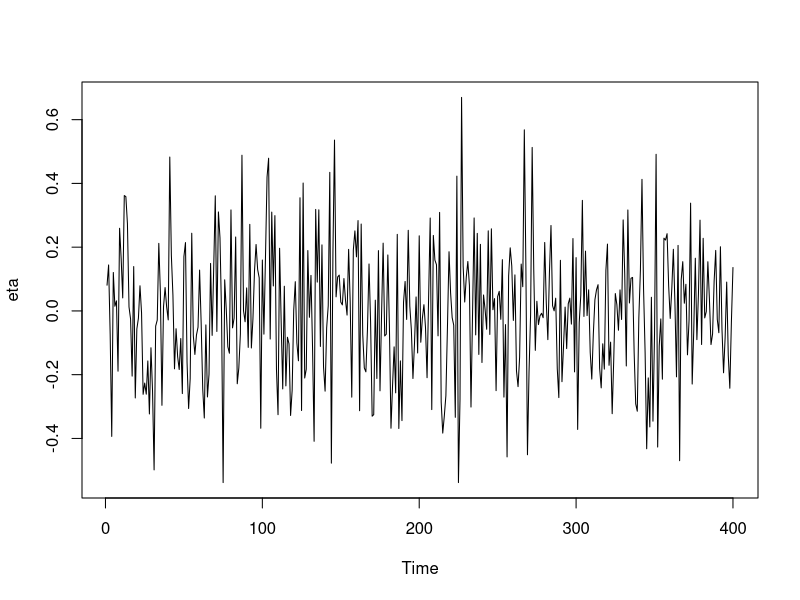
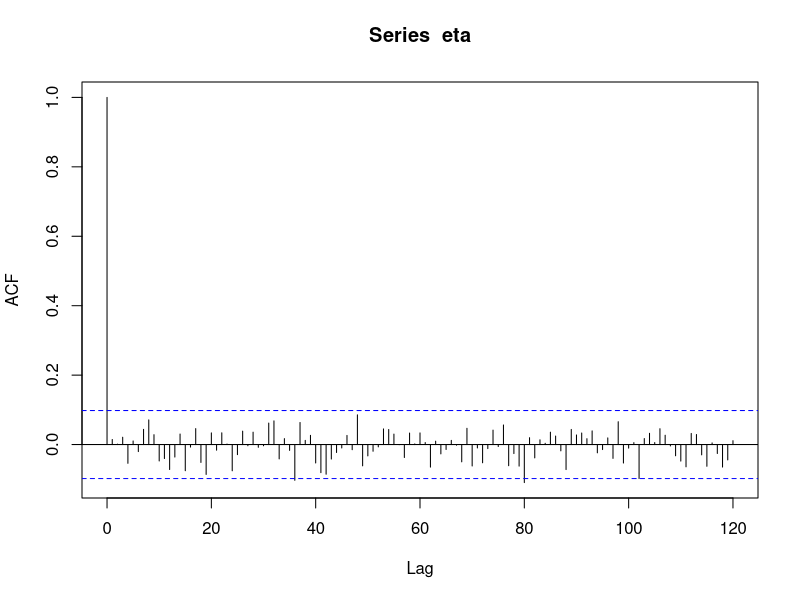
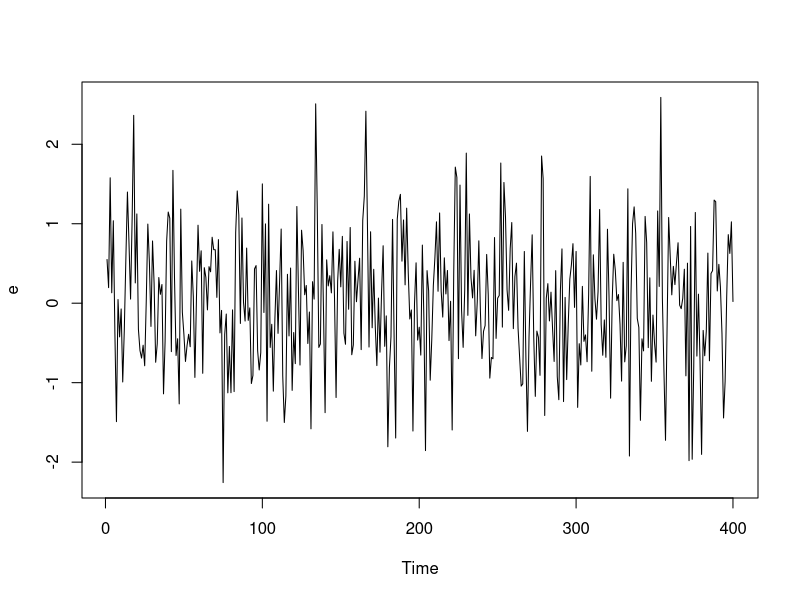
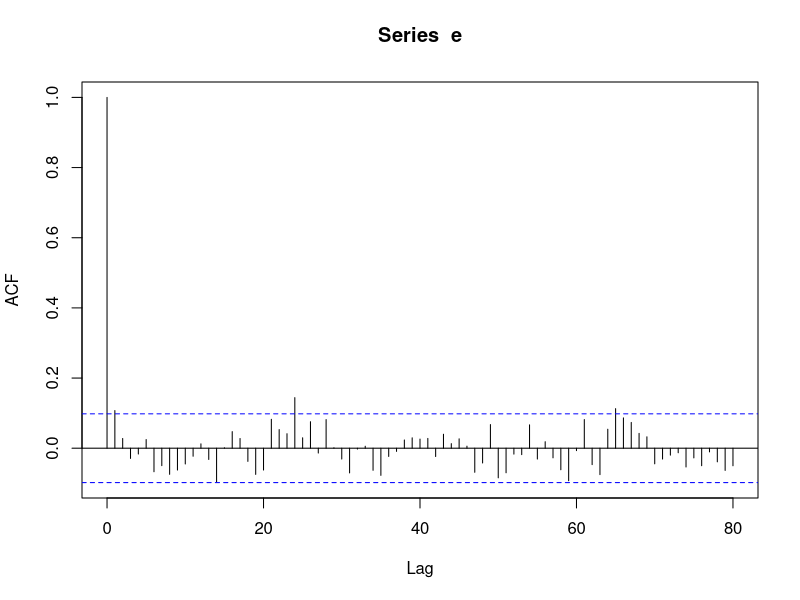
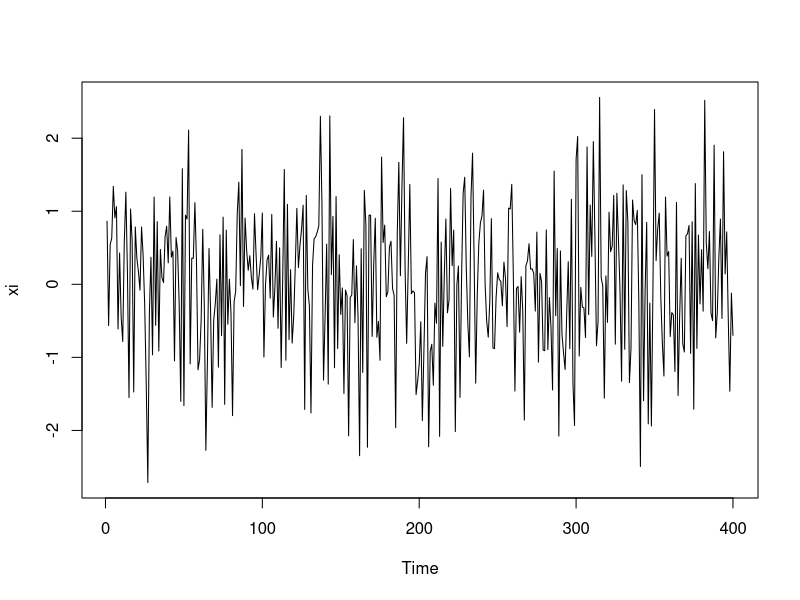
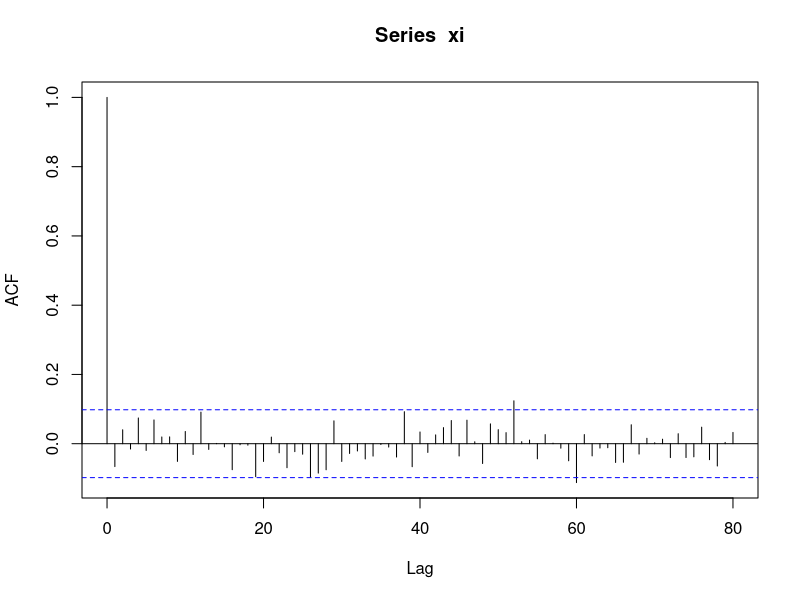
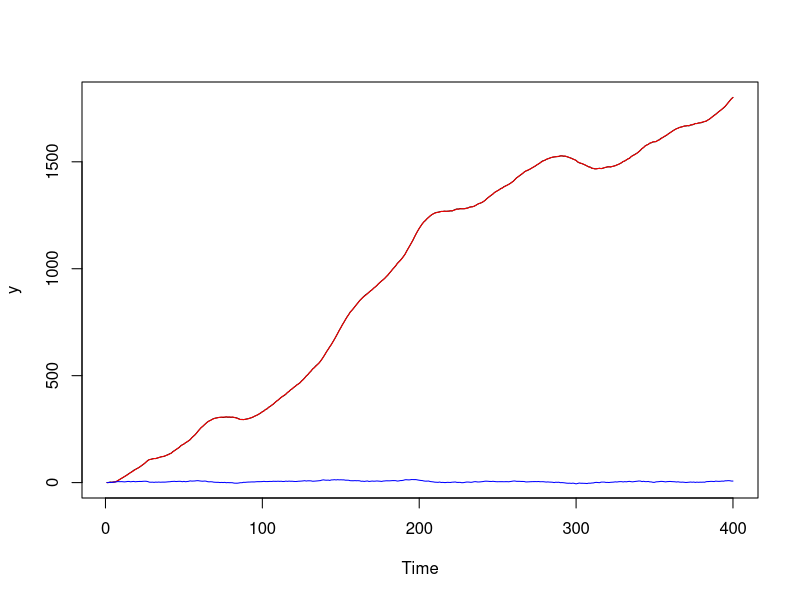
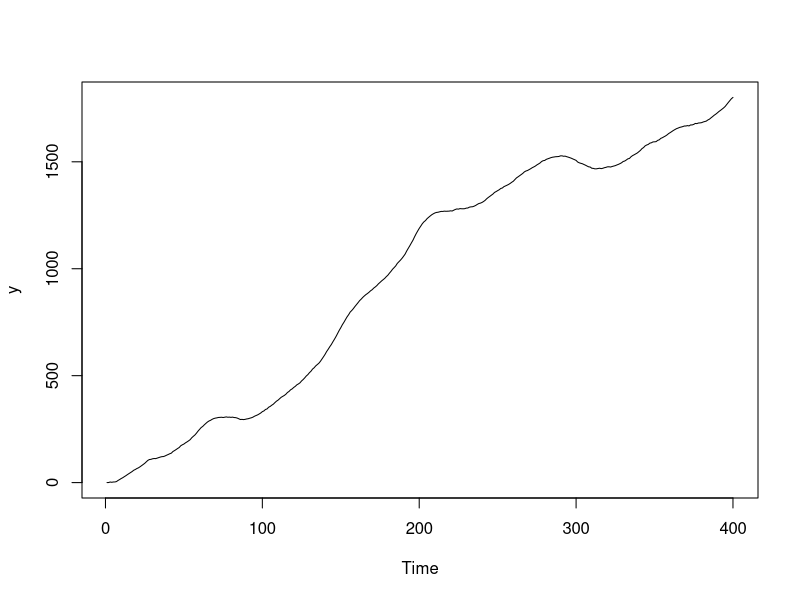

Recreate these plots in R, in order. (Note: this script raises an error after producing the figures.)
# Question 3) part a)
# General case: (and part e & f)

n = 400

# fix the sqrt of the variance of eta (notation of the slides)
# and simulate the error process eta 

sigma_eta = 0.2
eta = sigma_eta * rnorm(n)

# check: starts
eta
ts.plot(eta)

acf(eta, drop.lag.0 = FALSE, lag.max = 120)
# check: ends

# simulate epsilon_t 

sigma_e = 0.8
e = sigma_e * rnorm(n)

# check: starts
e
ts.plot(e)
acf(e, lag.max = 80, drop.lag.0 = FALSE)
# check: ends

# simulate xi_t 
sigma_xi = 1
xi = sigma_xi * rnorm(n)

# check: starts
xi
ts.plot(xi)
acf(xi, lag.max = 80, drop.lag.0 = FALSE)
# check: ends

# q, signal-to-noise ratio (exact from simulations)

q = sigma_eta^2/sigma_e^2

# sample signal-to-noise ratio 
# hat_q = var(eta)/var(e)

# start the recursion 
mu = 0
mu[1] = 0   
beta = 0
beta[1] = 0   
y = 0 
for(t in 1:(n-1)){
  beta[t+1] = beta[t] + xi[t]
  mu[t+1] = beta[t] + mu[t] + eta[t]
  y[t+1] =  mu[t+1] + e[t+1]
}

ts.plot(y)
lines(mu,col="red")
lines(beta,col="blue")

ts.plot(y)
ts.plot(mu)
ts.plot(beta)

# plot of eta, epsilon, and xi
ts.plot(eta)
lines(e, col = "red")
lines(xi, col = "blue")

# let's start with y_t (in theory is ARIMA(0,2,2))
ts.plot(y)
acf(y,lag.max = 100, drop.lag.0 = FALSE)
pacf(y,lag.max = 100, drop.lag.0 = FALSE)

ts.plot(mu)
acf(mu,lag.max = 100, drop.lag.0 = FALSE)
pacf(mu,lag.max = 100, drop.lag.0 = FALSE)

# as expected, the ACF of y and mu are slowly linearly decreasing as the ACFs of 
# nonstationary processes 

# differences
dy = diff(y)
ts.plot(dy)
acf(dy,lag.max = 100, drop.lag.0 = FALSE)
pacf(dy,lag.max = 100, drop.lag.0 = FALSE)


dmu = diff(mu)
ts.plot(dmu)
lines(eta, col = "red")
lines(xi, col = "blue")
acf(dmu,lag.max = 100, drop.lag.0 = FALSE)
pacf(dmu,lag.max = 100, drop.lag.0 = FALSE)

# the ACF of (1-L)y and (1-L)mu are slowly linearly decreasing as the ACFs of nonstationary processes 


dy = diff(diff(y))
ts.plot(dy)
acf(dy,lag.max = 100, drop.lag.0 = FALSE)
pacf(dy,lag.max = 100, drop.lag.0 = FALSE)


dmu = diff(diff(mu))
deta = diff(eta)
ts.plot(dmu)
lines(deta, col = "red")
lines(xi, col = "blue")
acf(dmu,lag.max = 100, drop.lag.0 = FALSE)
pacf(dmu,lag.max = 100, drop.lag.0 = FALSE)


# while the reduced form of (1-L^2)y_t is MA(2), 
# (1-L^2)mu_t : when sigma_xi is significantly bigger than sigma_eta, is a white noise process, actually,
# BY CONSTRUCTION, is xi_t, but when they are close together, it is a MA(1) process as:
# (1-L^2)mu_t = xi_(t-2) + diff(eta_(t-1))

###################################################################

################################################################
# part a) when sigma_xi = 0 : random walk with constant drift, beta

n = 400

# fix the sqrt of the variance of eta (notation of the slides)
# and simulate the error process eta 

sigma_eta = 0.5
eta = sigma_eta * rnorm(n)

# check: starts
eta
ts.plot(eta)

acf(eta, drop.lag.0 = FALSE, lag.max = 120)
# check: ends

# simulate epsilon_t 

sigma_e = 1
e = sigma_e * rnorm(n)

# check: starts
e
ts.plot(e)
acf(e, lag.max = 80, drop.lag.0 = FALSE)
# check: ends


# q, signal-to-noise ratio (exact from simulations)

q = sigma_eta^2/sigma_e^2

# sample signal-to-noise ratio 
# hat_q = var(eta)/var(e)

# start the recursion 
mu = 0
mu[1] = 0   
beta = 3
y = 0 
for(t in 1:(n-1)){
  mu[t+1] = beta + mu[t] + eta[t]
  y[t+1] =  mu[t+1] + e[t+1]
}

ts.plot(y)
lines(mu,col="red")


ts.plot(y)
ts.plot(mu)


# plot of eta (error affecting the signal) versus epsilon (e, measurement error)
ts.plot(eta)
lines(e, col = "red")



ts.plot(y)
acf(y,lag.max = 100, drop.lag.0 = FALSE)
pacf(y,lag.max = 100, drop.lag.0 = FALSE)

ts.plot(mu)
acf(mu,lag.max = 100, drop.lag.0 = FALSE)
pacf(mu,lag.max = 100, drop.lag.0 = FALSE)

# as expected, the ACF of y and mu are slowly linearly decreasing as the ACFs of 
# nonstationary processes 

dy = diff(y)
ts.plot(dy)
acf(dy,lag.max = 100, drop.lag.0 = FALSE)
pacf(dy,lag.max = 100, drop.lag.0 = FALSE)

dmu = diff(mu)
ts.plot(dmu)
lines(eta, col = "red")
acf(dmu,lag.max = 100, drop.lag.0 = FALSE)
pacf(dmu,lag.max = 100, drop.lag.0 = FALSE)

# while the reduced form of (1-L)y_t is MA(1),  (1-L)mu_t 
# is a white noise process, actually, BY CONSTRUCTION, is eta_t


###########################################################################
# part b) when sigma_xi = beta = 0 : the model is a LLM now

n = 400

# fix the sqrt of the variance of eta (notation of the slides)
# and simulate the error process eta 

sigma_eta = 0.5
eta = sigma_eta * rnorm(n)

# check: starts
eta
ts.plot(eta)

acf(eta, drop.lag.0 = FALSE, lag.max = 120)
# check: ends

# simulate epsilon_t 

sigma_e = 1
e = sigma_e * rnorm(n)

# check: starts
e
ts.plot(e)
acf(e, lag.max = 80, drop.lag.0 = FALSE)
# check: ends


# q, signal-to-noise ratio (exact from simulations)

q = sigma_eta^2/sigma_e^2

# sample signal-to-noise ratio 
# hat_q = var(eta)/var(e)

# start the recursion 
mu = 0
mu[1] = 0   
#beta = 0
y = 0 
for(t in 1:(n-1)){
  mu[t+1] = mu[t] + eta[t]
  y[t+1] =  mu[t+1] + e[t+1]
}

ts.plot(y)
lines(mu,col="red")


ts.plot(y)
ts.plot(mu)


# plot of eta (error affecting the signal) versus epsilon (e, measurement error)
ts.plot(eta)
lines(e, col = "red")



ts.plot(y)
acf(y,lag.max = 100, drop.lag.0 = FALSE)
pacf(y,lag.max = 100, drop.lag.0 = FALSE)

ts.plot(mu)
acf(mu,lag.max = 100, drop.lag.0 = FALSE)
pacf(mu,lag.max = 100, drop.lag.0 = FALSE)

# as expected, the ACF of y and mu are slowly linearly decreasing as the ACFs of 
# nonstationary processes 

dy = diff(y)
ts.plot(dy)
acf(dy,lag.max = 100, drop.lag.0 = FALSE)
pacf(dy,lag.max = 100, drop.lag.0 = FALSE)


dmu = diff(mu)
ts.plot(dmu)
lines(eta, col = "red")
acf(dmu,lag.max = 100, drop.lag.0 = FALSE)
pacf(dmu,lag.max = 100, drop.lag.0 = FALSE)



# while the reduced form of (1-L)y_t is MA(1),  (1-L)mu_t 
# is a white noise process, actually, BY CONSTRUCTION, is eta_t
######################################################################

# part c) when sigma_xi = sigma_eta = 0 : straight line with slope beta and intercept mu[1]

n = 400

# fix the sqrt of the variance of eta (notation of the slides)

# simulate epsilon_t 

sigma_e = 1
e = sigma_e * rnorm(n)

# check: starts
e
ts.plot(e)
acf(e, lag.max = 80, drop.lag.0 = FALSE)
# check: ends


# start the recursion 
mu = 0
mu[1] = 2   
beta = 1.5
y = 0 
for(t in 1:(n-1)){
  mu[t+1] = beta + mu[t]
  y[t+1] =  mu[t+1] + e[t+1]
}

ts.plot(y)
lines(mu,col="red")


ts.plot(y)
ts.plot(mu)


# plot of epsilon
ts.plot(e)




ts.plot(y)
acf(y,lag.max = 100, drop.lag.0 = FALSE)
pacf(y,lag.max = 100, drop.lag.0 = FALSE)

ts.plot(mu)
acf(mu,lag.max = 100, drop.lag.0 = FALSE)
pacf(mu,lag.max = 100, drop.lag.0 = FALSE)

# as expected, the ACF of y and mu are slowly linearly decreasing as the ACFs of 
# nonstationary processes 

dy = diff(y)
ts.plot(dy)
acf(dy,lag.max = 100, drop.lag.0 = FALSE)
pacf(dy,lag.max = 100, drop.lag.0 = FALSE)





dmu = diff(mu)
ts.plot(dmu)
lines(eta, col = "red")
acf(dmu,lag.max = 100, drop.lag.0 = FALSE)
pacf(dmu,lag.max = 100, drop.lag.0 = FALSE)



# while the reduced form of (1-L)y_t is MA(1),  (1-L)mu_t 
# is a constant: (1-L)mu_t = beta


########################################################################
# part d) sigma_xi > 0, sigma_eta = 0: it is an integrated random walk
n = 400

# fix the sqrt of the variance of eta (notation of the slides)


# simulate epsilon_t 

sigma_e = 0.8
e = sigma_e * rnorm(n)

# check: starts
e
ts.plot(e)
acf(e, lag.max = 80, drop.lag.0 = FALSE)
# check: ends

# simulate xi_t 
sigma_xi = 1.5
xi = sigma_xi * rnorm(n)

# check: starts
xi
ts.plot(xi)
acf(xi, lag.max = 80, drop.lag.0 = FALSE)
# check: ends

# start the recursion 
mu = 0
mu[1] = 0   
beta = 0
beta[1] = 0   
y = 0 
for(t in 1:(n-1)){
  beta[t+1] = beta[t] + xi[t]
  mu[t+1] = beta[t] + mu[t]
  y[t+1] =  mu[t+1] + e[t+1]
}

ts.plot(y)
lines(mu,col="red")
lines(beta,col="blue")

ts.plot(y)
ts.plot(mu)
ts.plot(beta)

# plot of epsilon and xi
ts.plot(e)
lines(xi, col = "blue")

# let's start with y_t
ts.plot(y)
acf(y,lag.max = 100, drop.lag.0 = FALSE)
pacf(y,lag.max = 100, drop.lag.0 = FALSE)

ts.plot(mu)
acf(mu,lag.max = 100, drop.lag.0 = FALSE)
pacf(mu,lag.max = 100, drop.lag.0 = FALSE)

# as expected, the ACF of y and mu are slowly linearly decreasing as the ACFs of 
# nonstationary processes 


# differences
dy = diff(y)
ts.plot(dy)
acf(dy,lag.max = 100, drop.lag.0 = FALSE)
pacf(dy,lag.max = 100, drop.lag.0 = FALSE)





dmu = diff(mu)
ts.plot(dmu)
lines(xi, col = "blue")
acf(dmu,lag.max = 100, drop.lag.0 = FALSE)
pacf(dmu,lag.max = 100, drop.lag.0 = FALSE)


# the ACF of (1-L)y and (1-L)mu are slowly linearly decreasing as the ACFs of nonstationary processes 

dy = diff(diff(y))
ts.plot(dy)
acf(dy,lag.max = 100, drop.lag.0 = FALSE)
pacf(dy,lag.max = 100, drop.lag.0 = FALSE)



dmu = diff(diff(mu))
ts.plot(dmu)
lines(xi, col = "blue")
acf(dmu,lag.max = 100, drop.lag.0 = FALSE)
pacf(dmu,lag.max = 100, drop.lag.0 = FALSE)


# while the reduced form of (1-L^2)y_t is MA(2),  (1-L^2)mu_t 
# is a white noise process, actually, BY CONSTRUCTION, is xi_t







######################################################################################################
# Question 3) part b)
n = 400

# fix the sqrt of the variance of eta (notation of the slides)
# and simulate the error process eta 

sigma_eta = 0.5
eta = sigma_eta * rnorm(n)

# check: starts
eta
ts.plot(eta)

acf(eta, drop.lag.0 = FALSE, lag.max = 120)
# check: ends

# simulate epsilon_t 

sigma_e = 1
e = sigma_e * rnorm(n)

# check: starts
e
ts.plot(e)
acf(e, lag.max = 80, drop.lag.0 = FALSE)
# check: ends


# q, signal-to-noise ratio (exact from simulations)

q = sigma_eta^2/sigma_e^2

# sample signal-to-noise ratio 
# hat_q = var(eta)/var(e)

# start the recursion 
mu = 0
mu[1] = 0   
y = 0 
phi = 0.8
for(t in 1:(n-1)){
  mu[t+1] = (phi * mu[t]) + eta[t]
  y[t+1] =  mu[t+1] + e[t+1]
}

ts.plot(y)
lines(mu,col="red")

ts.plot(y)
ts.plot(mu)


# plot of eta, epsilon
ts.plot(eta)
lines(e, col = "red")


# let's start with y_t (in theory is ARIMA(0,2,2))
ts.plot(y)
acf(y,lag.max = 100, drop.lag.0 = FALSE)
pacf(y,lag.max = 100, drop.lag.0 = FALSE)

ts.plot(mu)
acf(mu,lag.max = 100, drop.lag.0 = FALSE)
pacf(mu,lag.max = 100, drop.lag.0 = FALSE)



# differences
dy = diff(y)
ts.plot(dy)
acf(dy,lag.max = 100, drop.lag.0 = FALSE)
pacf(dy,lag.max = 100, drop.lag.0 = FALSE)


dmu = diff(mu)
ts.plot(dmu)
lines(eta, col = "red")
acf(dmu,lag.max = 100, drop.lag.0 = FALSE)
pacf(dmu,lag.max = 100, drop.lag.0 = FALSE)

# based on the ACF of (1-L)y and (1-L)mu, (1-L)y is a MA(1) process and (1-L)mu is a white noise process which is
# close to eta_t (as phi = 0.8, we have (1-L)mu = -0.2 * mu_(t-1) + eta_t)


dy = diff(diff(y))
ts.plot(dy)
acf(dy,lag.max = 100, drop.lag.0 = FALSE)
pacf(dy,lag.max = 100, drop.lag.0 = FALSE)


dmu = diff(diff(mu))
ts.plot(dmu)
lines(eta, col = "red")
acf(dmu,lag.max = 100, drop.lag.0 = FALSE)
pacf(dmu,lag.max = 100, drop.lag.0 = FALSE)
# based on the ACF of (1-L^2)y and (1-L^2)mu, (1-L^2)y is a MA(2) process and (1-L^2)mu is a MA(1) process